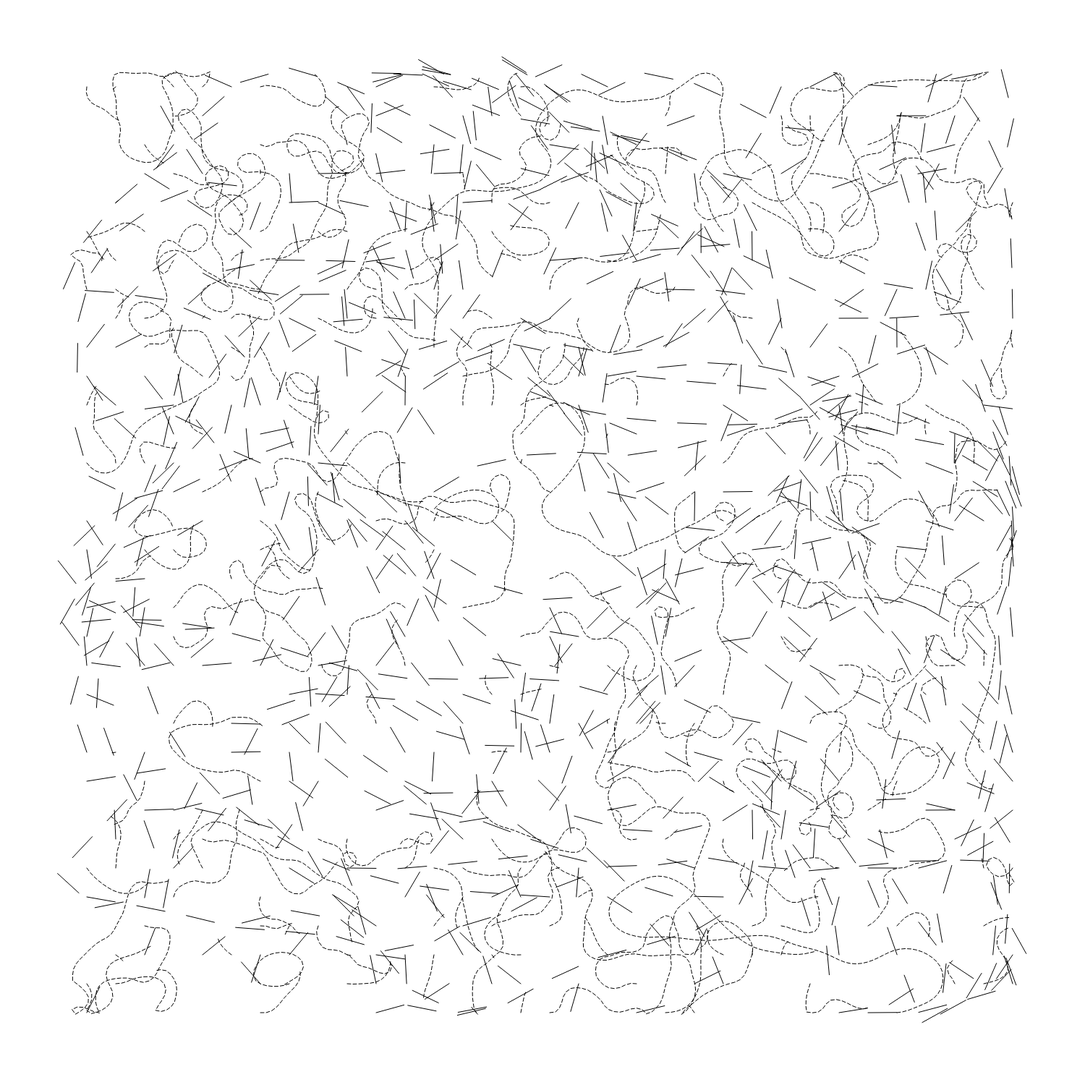
Frame 1 (no input)
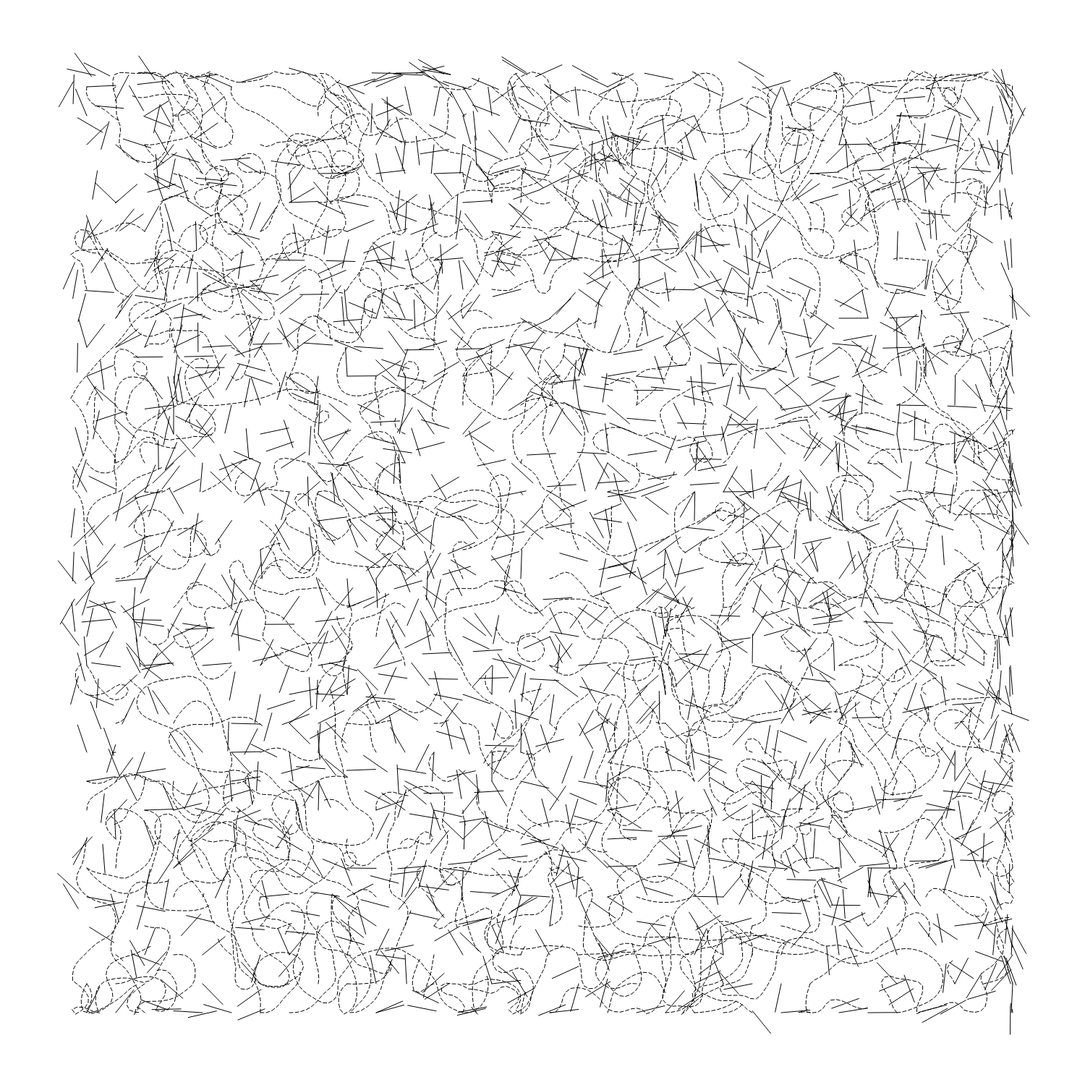
Frame 2 (the mouse pressed at the canvas centre, redrawn once)

The p5.js sketch that drew these frames (run headless with seeded random() and noise() and a simulated clock; the mouse was pressed at the canvas centre and the sketch redrawn once):

// p5.js sketch
// ── sketch.js
let randMin = 4
let randMax = 4
let gridSize = 40
let padding = 100
let debug = false

let colours = ["#EF476F", "#FFD166", "#06D6A0", "#118AB2", "#073B4C"]

function setup(){
  createCanvas(1500, 1500)
  noLoop();
}

function draw(){
  // background("#000")
  let allLines = []
  let x = padding;
  let y = padding;

  // Make grid
  let grid = []
  x = padding;
  while(x < width-padding){
    y = padding;
    while(y < height-padding){
      grid.push([x+gridSize/2,y+gridSize/2])
     y += gridSize; 
    }
    x += gridSize;
  }
  
  // Shuffle the grid and fill most of the spaces
  grid = shuffle(grid);
  for(let i = 0; i < Math.round(grid.length*0.5); i++){
    // let newLines = aSpaceFilingLine(allLines, [grid[i][0], grid[i][1]], random(3, 20), random(3, 20))

    let rDash = round(random(0,1));
    let dashGaps = [[30,40],[3, 5]]
    let dash = random(5, 50);
    let gap = Math.min(dash, random(3, 20));
    let newLines = aSpaceFilingLine(
      allLines, 
      [grid[i][0], grid[i][1]], 
      dashGaps[rDash][1], 
      dashGaps[rDash][0])
    allLines = [...newLines, ...allLines];
  }

  // Start in bottom right corner and work back up
  // y = height-(padding);
  // x = width*0.5;
  // while(y > padding){
  //   // x -= gridSize
  //   let dash = random(3, 50);
  //   let gap = Math.min(dash, random(3, 7));
  //   let newLines = aSpaceFilingLine(allLines, [x-gridSize/2, y-gridSize/2], dash, gap)
  //   ellipse(x-gridSize/2, y-gridSize/2, 10)
  //   allLines = [...newLines, ...allLines];
  //   y -= gridSize
  // }
  
  // Draw a couple of individual lines. Manual starting x,y  
  // let newLines = aSpaceFilingLine(allLines, [400, 400], 10, 10)
  // allLines = [...newLines, ...allLines];
  // let newLines = aSpaceFilingLine(allLines, [10, 10], random(3, 20), 20);
  // allLines = [...newLines, ...allLines];

  // DRAW LINES immediately with variable colours
//   while(x < width){
//     x += gridSize;
//     let newLines = aSpaceFilingLine(
//       allLines, 
//       [x+gridSize/2, height/2], 
//       random(3, 30), 3);
    
//     newLines.forEach(([x1, y1, x2, y2]) => {
//       // stroke(colours[Math.round(x/gridSize) % colours.length]); 
//       line(x1, y1, x2, y2);
//     })
//     // allLines = [...newLines, ...allLines];
//   }

  
  // DRAW ALL THE LINES
  allLines.forEach(([x1, y1, x2, y2, isOutOfBounds]) => {
    stroke((isOutOfBounds) ? "red" : "black"); 
    line(x1, y1, x2, y2);
  })
  
  noFill();
  // rect(padding, padding, width-(padding*2), height-(padding*2)  )
}

function inBounds(v, r, mag){
    // Calculate new x and y position
  let newX = v.x + mag * cos(r);
  let newY = v.y + mag * sin(r);

  return (
    newX > padding && 
    newY > padding && 
    newX < width-padding && 
    newY < height-padding
  );
}

function aSpaceFilingLine(allPreviousLines, startV, dash, gap){
  let noiseMultiplier = random(0.007, 0.02);
  let anyIntersections = false;
  let currV;
  let myLine = [];
  let noiseX = random(randMin, randMax);
  let noiseY = random(-100, 100);

  let cl = colours[Math.floor(random(0,colours.length-1))]
  
  if(debug){
    // Starting point
    fill(cl);
    rect(startV[0], startV[1], 5, 5);
  }
  
  // First, totally random direction.
  // let randR = random(0, TWO_PI); 
  // let newX = startV[0] + dash * cos(randR);
  // let newY = startV[1] + dash * sin(randR);
  // myLine.push([startV[0], startV[1], newX, newY]);
  // let nextX = newX + gap * cos(randR);
  // let nextY = newY + gap * sin(randR);
  // currV = createVector(nextX, nextY);
  currV = createVector(startV[0], startV[1]);
  
  while(anyIntersections === false){
    // Get direction - perlin
    // scaling noise by 2 because otherwise 
    // values don't get near to 1.
    noiseX += random(randMin, randMax);
    let n = noise(noiseX * noiseMultiplier, noiseY) * 2;
    let rB = map(n, 0, 1, 0, TWO_PI);    
    
    let i = 360;
    while(i > 0 && inBounds(currV, rB, dash) === false){
      i--;
      noiseX += random(randMin, randMax);
      let n = noise(noiseX * noiseMultiplier, noiseY) * 2;
      rB = map(n, 0, 1, 0, TWO_PI)
      if(i == 1){
        console.log("manual break")
        fill(cl);
        ellipse(currV.x, currV.y, 50);
      } else {
        if(debug){
          // Boundary correction
          fill(cl);
          ellipse(currV.x, currV.y, 20);  
        }
      }
    }
    
    // Get mark between currV & new dir
    let newX = currV.x + dash * cos(rB);
    let newY = currV.y + dash * sin(rB);

    if(lineIntersections(allPreviousLines, currV.x, currV.y, newX, newY).length > 0){
      anyIntersections = true;
      if(debug){
        // Intersects an old line
        fill(cl);
        // ellipse(newX, newY, 10);
        simpleTriangle(newX, newY, 30, "down")
      }
      console.log("intersects an old line")
    } 

    if(lineIntersections(myLine, currV.x, currV.y, newX, newY).length > 0){
      anyIntersections = true;
      if(debug){
        // Intersects itself
        fill(cl);
        simpleTriangle(newX, newY, 30)
        
      }
      console.log("intersects itself")
    } else {
      myLine.push([currV.x, currV.y, newX, newY, i<=1])
      let nextX = newX + gap * cos(rB);
      let nextY = newY + gap * sin(rB);
      currV = createVector(nextX, nextY);
    }
  }
  return myLine;
}

// returns multiple vectors 
// or empty array if no intersections
function lineIntersections(lines, x3, y3, x4, y4){
  let iPoints = [];
  lines.forEach(([x1, y1, x2, y2]) => {
    let iP = intersectionPt(x1, x2, x3, x4, y1, y2, y3, y4);
    if(iP.length > 0){
      iPoints.push(iP)
    }
  })
  return iPoints;
}

//Code heavily taken from Example Code and Explanations by Paul Bourke at http://paulbourke.net/geometry/pointlineplane/
//
//Function to test for intersections between line segments:
function intersectionPt(x1,x2,x3,x4,y1,y2,y3,y4){
  let intx = 0;
  let inty = 0;
  
	var uA,uB;
  var den,numA,numB;

  den  = (y4-y3) * (x2-x1) - (x4-x3) * (y2-y1);
  numA = (x4-x3) * (y1-y3) - (y4-y3) * (x1-x3);
  numB = (x2-x1) * (y1-y3) - (y2-y1) * (x1-x3);
  
  //Coincident? - If true, displays intersection in center of line segment
   if (abs(numA) == 0 && abs(numB) == 0 && abs(den) == 0) {
      intx = (x1 + x2) / 2;
      inty = (y1 + y2) / 2;
      return [intx, inty];
   }

   //Parallel? - No intersection
   if (abs(den) == 0) {
      return [];
   }

   //Intersection?
   uA = numA / den;
   uB = numB / den;
  
   //If both lie w/in the range of 0 to 1 then the intersection point is within both line segments.
   if (uA < 0 || uA > 1 || uB < 0 || uB > 1) {
      return [];
   }
  
   intx = x1 + uA * (x2 - x1);
   inty = y1 + uA * (y2 - y1);
   return [intx, inty];
}

function radiansToDegrees(radians) {
  return radians * (180 / Math.PI);
}

// declare the function 
function shuffle(array) { 
  for (let i = array.length - 1; i > 0; i--) { 
    const j = Math.floor(Math.random() * (i + 1)); 
    [array[i], array[j]] = [array[j], array[i]]; 
  } 
  return array; 
}; 


function simpleTriangle(x, y, size, direction){
  if(direction == "down"){
    triangle(x, y, x-(size)/2, y-(size/2), x+(size)/2, y-(size/2))
  } else {
    triangle(x, y, x-(size)/2, y+(size/2), x+(size)/2, y+(size/2))
  }
}
